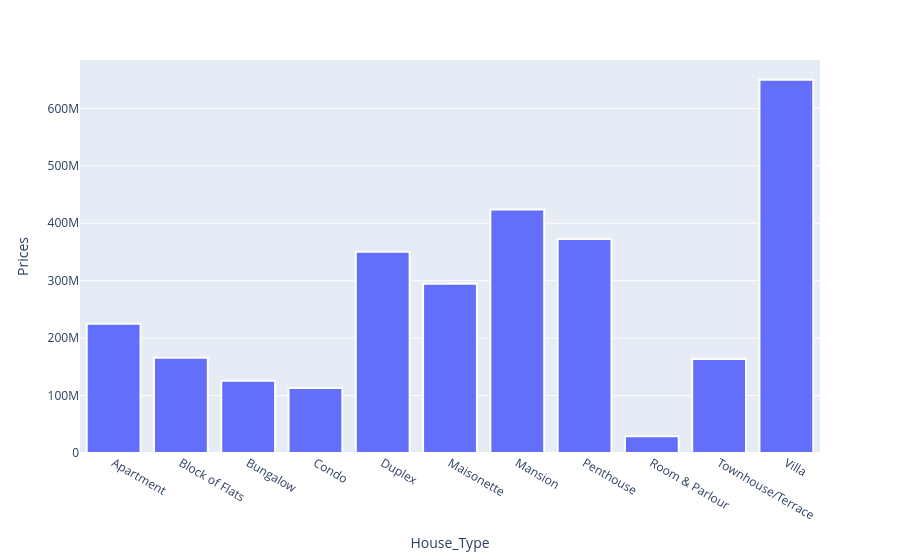

Here is the notebook cell this chart was saved with:
### Code cell
#histogram for house type by price
property_prices = df.groupby("house_type")['price'].mean()
fig2 = px.histogram(
    x=property_prices.index,
    y=property_prices.values,
)
fig2.update_layout(
    xaxis_title='House_Type',
    yaxis_title='Prices'
)
fig2.update_traces(
marker_line_color="white",
marker_line_width=2
)
fig2.show()

### Figure 1 — Plotly figure (JSON) as saved in the notebook; plotly's stock layout.template omitted (floating-point values rounded to 4 significant figures)
{"data": [{"bingroup": "x", "histfunc": "sum", "hovertemplate": "x=%{x}<br>sum of y=%{y}<extra></extra>", "legendgroup": "", "marker": {"color": "#636efa", "line": {"color": "white", "width": 2}, "pattern": {"shape": ""}}, "name": "", "orientation": "v", "showlegend": false, "type": "histogram", "x": ["Apartment", "Block of Flats", "Bungalow", "Condo", "Duplex", "Maisonette", "Mansion", "Penthouse", "Room & Parlour", "Townhouse/Terrace", "Villa"], "xaxis": "x", "y": [225100000.0, 165800000.0, 125600000.0, 113000000.0, 350200000.0, 294700000.0, 423800000.0, 372500000.0, 29000000.0, 163800000.0, 650000000.0], "yaxis": "y"}], "layout": {"barmode": "relative", "legend": {"tracegroupgap": 0}, "margin": {"t": 60}, "xaxis": {"anchor": "y", "domain": [0, 1], "title": {"text": "House_Type"}}, "yaxis": {"anchor": "x", "domain": [0, 1], "title": {"text": "Prices"}}}}
